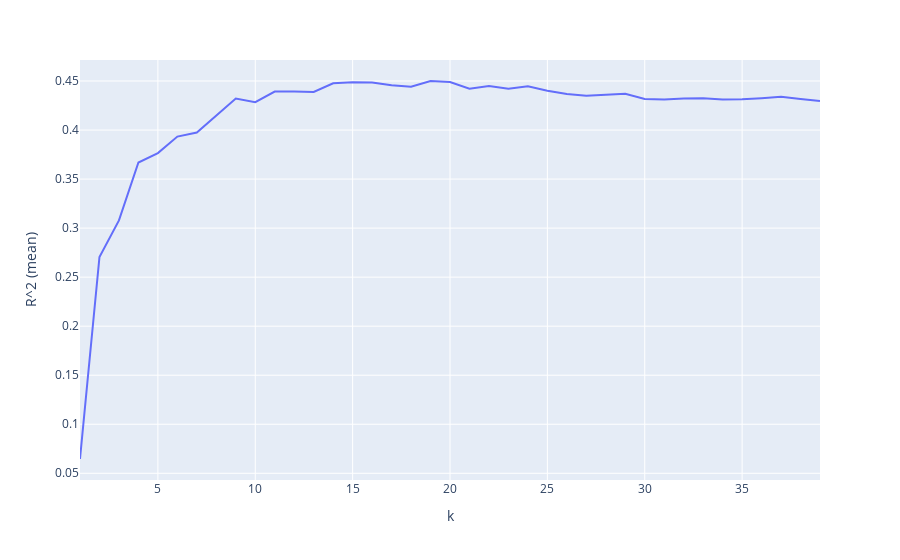

Notebook code cell kept with this figure:
### Markdown cell above
## Select the best k based on 5-fold split

### Code cell
k = []
r2_means = []

# test all k from 1 to 40
for i in range(1, 40):
    model = KNeighborsRegressor(n_neighbors=i)
    r2 = cross_val_score(model, original_X, original_y)
    r2_means.append(r2.mean())
    k.append(i)

result = pd.DataFrame(zip(k, r2_means), columns=['k', 'R^2 (mean)'])
px.line(result, x='k', y='R^2 (mean)')

### Figure 1 — Plotly figure (JSON) as saved in the notebook; plotly's stock layout.template omitted (floating-point values rounded to 4 significant figures)
{"data": [{"hovertemplate": "k=%{x}<br>R^2 (mean)=%{y}<extra></extra>", "legendgroup": "", "line": {"color": "#636efa", "dash": "solid"}, "mode": "lines", "name": "", "orientation": "v", "showlegend": false, "type": "scatter", "x": [1, 2, 3, 4, 5, 6, 7, 8, 9, 10, 11, 12, 13, 14, 15, 16, 17, 18, 19, 20, 21, 22, 23, 24, 25, 26, 27, 28, 29, 30, 31, 32, 33, 34, 35, 36, 37, 38, 39], "xaxis": "x", "y": [0.06457, 0.2705, 0.3078, 0.3669, 0.3765, 0.3933, 0.3975, 0.4147, 0.4321, 0.4284, 0.4393, 0.4393, 0.4388, 0.4477, 0.4486, 0.4485, 0.4456, 0.4442, 0.45, 0.449, 0.4422, 0.445, 0.442, 0.4446, 0.4401, 0.4368, 0.435, 0.4359, 0.437, 0.4318, 0.4311, 0.4323, 0.4325, 0.4312, 0.4313, 0.4324, 0.4339, 0.4316, 0.4297], "yaxis": "y"}], "layout": {"legend": {"tracegroupgap": 0}, "margin": {"t": 60}, "xaxis": {"anchor": "y", "domain": [0, 1], "title": {"text": "k"}}, "yaxis": {"anchor": "x", "domain": [0, 1], "title": {"text": "R^2 (mean)"}}}}
